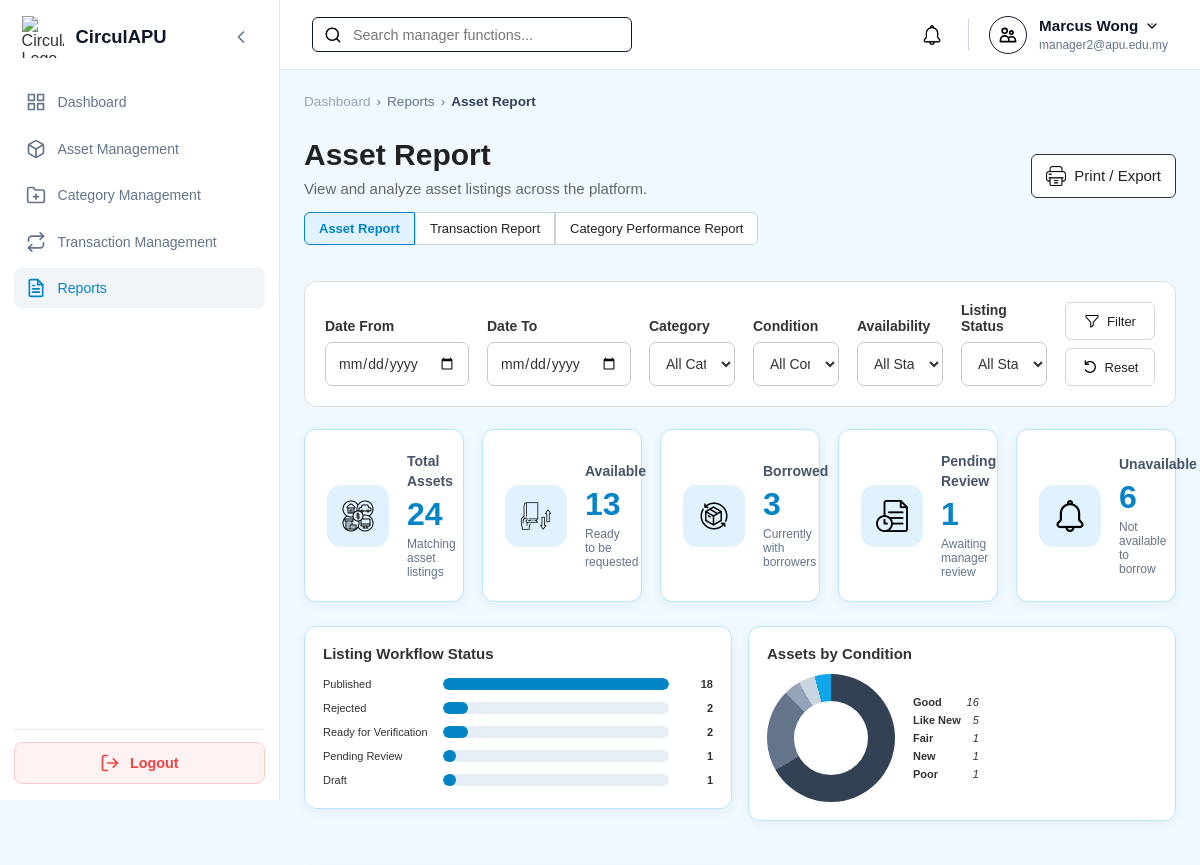
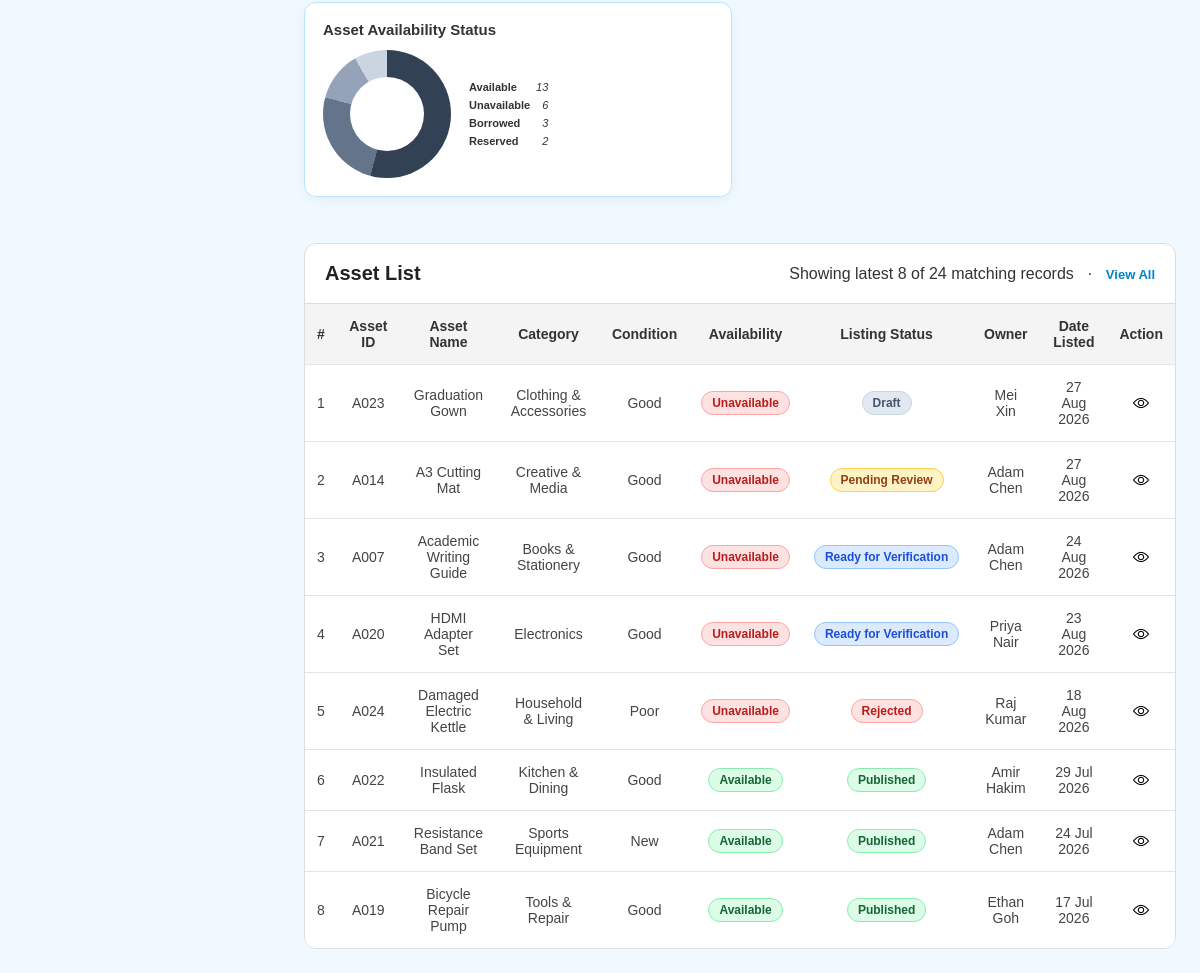
Page /Manager/manager_reports.php (signed in) on the committed database (2 pictures, top to bottom).
### tables this page shows
CREATE TABLE `assets` (
  `assetID` varchar(10) NOT NULL,
  `ownerID` varchar(10) NOT NULL,
  `categoryID` varchar(10) NOT NULL,
  `assetName` varchar(150) NOT NULL,
  `description` varchar(255) DEFAULT NULL,
  `assetCondition` enum('New','Like New','Good','Fair','Poor') NOT NULL,
  `imageURL` varchar(255) DEFAULT NULL,
  `availabilityStatus` enum('Available','Reserved','Borrowed','Unavailable') NOT NULL,
  `listingStatus` enum('Draft','Pending Review','Ready for Verification','Approved','Published','Rejected','Removed') NOT NULL,
  `createdDate` timestamp NOT NULL DEFAULT current_timestamp(),
  `updatedDate` timestamp NULL DEFAULT NULL ON UPDATE current_timestamp(),
  `verificationStatus` enum('Pending','Approved','Rejected') NOT NULL
);

CREATE TABLE `categories` (
  `categoryID` varchar(10) NOT NULL,
  `categoryName` varchar(100) NOT NULL,
  `description` varchar(255) DEFAULT NULL,
  `categoryIcon` varchar(255) DEFAULT NULL,
  `status` enum('Active','Inactive') NOT NULL DEFAULT 'Active',
  `createdDate` timestamp NOT NULL DEFAULT current_timestamp()
);

CREATE TABLE `user` (
  `userID` varchar(10) NOT NULL,
  `name` varchar(100) NOT NULL,
  `email` varchar(100) NOT NULL,
  `password` varchar(255) NOT NULL,
  `role` enum('Member','Auditor','Manager','Admin') NOT NULL DEFAULT 'Member',
  `status` enum('Active','Suspended','Deleted') NOT NULL DEFAULT 'Active',
  `ecopoint` int(11) NOT NULL DEFAULT 0,
  `dateCreated` timestamp NOT NULL DEFAULT current_timestamp()
);

### Manager/manager_reports.php (the view, shortened to what this page needs)
<?php
require_once '../print.php';
require_once '../db.php';
function e($v):string{return htmlspecialchars((string)$v,ENT_QUOTES,'UTF-8');}
function q(mysqli $c,string $sql,string $types='',array $p=[]):array{$s=$c->prepare($sql);if($p)$s->bind_param($types,...$p);$s->execute();$r=$s->get_result()->fetch_all(MYSQLI_ASSOC);$s->close();return $r;}
function one(mysqli $c,string $sql,string $types='',array $p=[]):array{return q($c,$sql,$types,$p)[0]??[];}
function donut(array $rows):string{
    $total=array_sum(array_map(fn($x)=>(int)$x['total'],$rows)); if(!$total)return '#e5e7eb 0 100%';
    $colors=['#334155','#64748b','#94a3b8','#cbd5e1','#0ea5e9','#7dd3fc','#bae6fd'];
    $at=0;$parts=[];
    foreach($rows as $i=>$r){$next=$at+((int)$r['total']/$total*100);$parts[]=$colors[$i%count($colors)]." $at% $next%";$at=$next;}
    return implode(',',$parts);
}
function maxv(array $rows):int{
    return max(array_map(fn($x)=>(int)$x['total'],$rows));
}
$report=$_GET['report']??'asset';
$viewAll=($_GET['viewAll']??'')==='1';
$from=trim($_GET['dateFrom']??'');$to=trim($_GET['dateTo']??'');
$category=trim($_GET['category']??'');$condition=trim($_GET['condition']??'');
$availability=trim($_GET['availability']??'');$listing=trim($_GET['listingStatus']??'');
$status=trim($_GET['requestStatus']??'');
$conditions=['New','Like New','Good','Fair','Poor'];
$txStatuses=['Pending','Approved','In Progress','Completed','Cancelled','Rejected','Overdue'];
$error='';$categories=[];$selectedCategoryName='All';$stats=[];$chart1=$chart2=$chart3=$rows=$allRows=[];
$reportState=$_GET;
foreach(['assetRemoved','reviewDone','pickupDone','deactivated','reactivated','deleted','error'] as $flag)unset($reportState[$flag]);
$reportBack=http_build_query($reportState);$reportBackParam='&source=reports'.($reportBack?'&back='.rawurlencode($reportBack):'');
try{
    $c=$conn;$c->set_charset('utf8mb4');
    if(!$error&&$report==='asset'){
        $w=[$listing==='Removed'?"a.listingStatus='Removed'":"a.listingStatus<>'Removed'"];$p=[];$t='';wdate($w,$p,$t,'a.createdDate',$from,$to);
        $ws='WHERE '.implode(' AND ',$w);
        $stats=one($c,"SELECT COUNT(*) total,
            COALESCE(SUM(a.availabilityStatus='Available'),0) available,
            COALESCE(SUM(a.availabilityStatus='Borrowed'),0) borrowed,
            COALESCE(SUM(a.availabilityStatus='Unavailable'),0) unavailable,
            COALESCE(SUM(a.listingStatus='Pending Review'),0) pending
            FROM assets a $ws",$t,$p);
        $chart1=q($c,"SELECT a.listingStatus label,COUNT(*) total FROM assets a $ws GROUP BY a.listingStatus ORDER BY total DESC",$t,$p);
        $chart2=q($c,"SELECT a.assetCondition label,COUNT(*) total FROM assets a $ws GROUP BY a.assetCondition ORDER BY total DESC",$t,$p);
        $chart3=q($c,"SELECT a.availabilityStatus label,COUNT(*) total FROM assets a $ws GROUP BY a.availabilityStatus ORDER BY total DESC",$t,$p);
        $allRows=q($c,"SELECT a.assetID,a.assetName,c.categoryName,a.assetCondition,a.availabilityStatus,a.listingStatus,u.name ownerName,a.createdDate
            FROM assets a JOIN categories c ON c.categoryID=a.categoryID JOIN user u ON u.userID=a.ownerID
            $ws ORDER BY a.createdDate DESC",$t,$p);
        $rows=$viewAll?$allRows:array_slice($allRows,0,8);
    }
}catch(Throwable $z){error_log($z->getMessage());$error='Unable to generate report data. Please try again.';}
$title=['asset'=>'Asset Report','transaction'=>'Transaction Report','category'=>'Category Performance Report'][$report];
$desc=['asset'=>'View and analyze asset listings across the platform.','transaction'=>'View and analyze borrowing transaction activity and progress.','category'=>'Analyze category performance using assets, transactions and requester activity.'][$report];
$currentQuery=$_GET;
$allQuery=$currentQuery;$allQuery['viewAll']='1';
$previewQuery=$currentQuery;unset($previewQuery['viewAll']);
$viewAllURL='manager_reports.php?'.http_build_query($allQuery);
$previewURL='manager_reports.php?'.http_build_query($previewQuery);
?>
<!DOCTYPE html>
<html lang="en">
<head>
<link rel="stylesheet" href="../style.css"><link rel="stylesheet" href="manager_style.css"><link rel="stylesheet" href="manager_mobile.css">
</head>
<body class="role-manager"><div class="dashboard-container">
<?php include '../sidebar.php';?><div class="main-content"><?php include '../header.php';?><main class="page-body">
<section class="management-heading management-heading-action">
<div class="management-heading-text">
<div class="breadcrumb"><a href="manager_dashboard.php">Dashboard</a><span>›</span><span>Reports</span><span>›</span><span class="breadcrumb-current"><?=e($title)?></span></div>
<h1><?=e($title)?></h1><p><?=e($desc)?></p>
<div class="report-tabs">
<a href="?report=asset" class="<?=$report==='asset'?'active':''?>">Asset Report</a>
<a href="?report=transaction" class="<?=$report==='transaction'?'active':''?>">Transaction Report</a>
<a href="?report=category" class="<?=$report==='category'?'active':''?>">Category Performance Report</a>
</div>
</div>
</section>
<section class="management-filter desktop-report-filter"><form method="GET">
<div class="management-filter-group"><label>Date From</label><input type="date" name="dateFrom" value="<?=e($from)?>"></div>
<div class="management-filter-group"><label>Date To</label><input type="date" name="dateTo" value="<?=e($to)?>"></div>
<div class="management-filter-group"><label>Category</label><select name="category"><option value="">All Categories</option></select></div>
<?php if($report==='asset'):?>
<div class="management-filter-group"><label>Condition</label><select name="condition"><option value="">All Conditions</option></select></div>
<div class="management-filter-group"><label>Availability</label><select name="availability"><option value="">All Status</option></select></div>
<div class="management-filter-group"><label>Listing Status</label><select name="listingStatus"><option value="">All Status</option></select></div>
<?php elseif($report==='transaction'):?>
<div class="management-filter-group"><label>Status</label><select name="requestStatus"><option value="">All Status</option><?php foreach($txStatuses as $x):?><option <?=$status===$x?'selected':''?>><?=e($x)?></option><?php endforeach;?></select></div>
<?php else:?>
<div class="management-filter-group"><label>Condition</label><select name="condition"><option value="">All Conditions</option><?php foreach($conditions as $x):?><option <?=$condition===$x?'selected':''?>><?=e($x)?></option><?php endforeach;?></select></div>
<?php endif;?>
<div class="management-filter-buttons"><button class="management-filter-btn"><img src="../assets/icons/filter.png" alt=""> Filter</button><a href="manager_reports.php?report=<?=e($report)?>" class="management-reset-btn"><img src="../assets/icons/reset.png" alt=""> Reset</a></div>
</form></section>
<?php if(!$error):?>
<section class="stats-grid report-stats">
<?php
$cards=$report==='asset'?[
['Total Assets',$stats['total']??0,'Matching asset listings','totalassets.png'],
['Available',$stats['available']??0,'Ready to be requested','borrowed-assets.png'],
['Borrowed',$stats['borrowed']??0,'Currently with borrowers','active-transactions.png'],
['Pending Review',$stats['pending']??0,'Awaiting manager review','pendingVerification.png'],
['Unavailable',$stats['unavailable']??0,'Not available to borrow','notification.png']
]:($report==='transaction'?[
['Total Requests',$stats['total']??0,'Matching borrowing requests','active-transactions.png'],
['Pending Requests',$stats['pending']??0,'Awaiting manager decision','pendingVerification.png'],
['Active Borrowings',$stats['active']??0,'Currently with borrowers','borrowed-assets.png'],
['Overdue Returns',$stats['overdue']??0,'Past due and unreturned','notification.png'],
['Completed',$stats['completed']??0,'Finished transactions','mark_as_read.png']
]:[
['Categories',$stats['categories']??0,'Categories in scope','pendingVerification.png'],
['Total Assets',$stats['assets']??0,'Assets across categories','totalassets.png'],
['Transactions',$stats['transactions']??0,'Borrowing requests','active-transactions.png'],
['Unique Requesters',$stats['users']??0,'Distinct members','totalassets.png'],
['Current Borrowings',$stats['borrowed']??0,'Assets currently borrowed','borrowed-assets.png']
]);
foreach($cards as $x):?>
<div class="stat-card"><div class="stat-icon"><img src="../assets/icons/<?=e($x[3])?>" alt=""></div><div class="stat-content"><h3><?=e($x[0])?></h3><strong class="stat-value"><?=e($x[1])?></strong><p class="stat-description"><?=e($x[2])?></p></div></div>
<?php endforeach;?>
</section>
<?php if($chart1||$chart2||$chart3):?>
<section class="report-chart-grid">
<?php if($chart1):?>
<article class="content-card report-chart">
<h2><?=e($report==='transaction'?'Request Activity':($report==='category'?'Assets by Category':'Listing Workflow Status'))?></h2>
<div class="bar-chart"><?php $m=maxv($chart1);foreach($chart1 as $x):$w=max(4,(int)$x['total']/$m*100);?>
<div class="bar-item"><small title="<?=e($x['label'])?>"><?=e($x['label'])?></small><div class="bar-track"><div class="bar" style="width:<?=$w?>%"></div></div><strong><?=e($x['total'])?></strong></div>
<?php endforeach;?></div>
</article>
<?php endif;?>
<?php if($chart2):?>
<article class="content-card report-chart">
<h2><?=e($report==='asset'?'Assets by Condition':($report==='transaction'?'Request Status Distribution':'Transactions by Category'))?></h2>
<?php if($report==='transaction'):?>
<div class="bar-chart"><?php $m=maxv($chart2);foreach($chart2 as $x):$w=max(4,(int)$x['total']/$m*100);?>
<div class="bar-item"><small title="<?=e($x['label'])?>"><?=e($x['label'])?></small><div class="bar-track"><div class="bar" style="width:<?=$w?>%"></div></div><strong><?=e($x['total'])?></strong></div>
<?php endforeach;?></div>
<?php else:?>
<div class="donut-wrap"><div class="donut" style="background:conic-gradient(<?=e(donut($chart2))?>)"></div><div class="legend"><?php foreach($chart2 as $x):?><span><b><?=e($x['label'])?></b><em><?=e($x['total'])?></em></span><?php endforeach;?></div></div>
<?php endif;?>
</article>
<?php endif;?>
<?php if($chart3):?>
<article class="content-card report-chart">
<h2><?=e($report==='asset'?'Asset Availability Status':($report==='transaction'?'Top Requested Categories':'Current Borrowings by Category'))?></h2>
<?php if($report==='asset'):?>
<div class="donut-wrap"><div class="donut" style="background:conic-gradient(<?=e(donut($chart3))?>)"></div><div class="legend"><?php foreach($chart3 as $x):?><span><b><?=e($x['label'])?></b><em><?=e($x['total'])?></em></span><?php endforeach;?></div></div>
<?php endif;?>
</article>
<?php endif;?>
</section>
<?php endif;?>
<section class="management-list report-list screen-report desktop-report-list">
<div class="management-list-header">
<h2><?=e($report==='asset'?'Asset List':($report==='transaction'?'Transaction List':'Category Performance'))?></h2>
<div>
<span><?= $viewAll?'Showing all '.count($rows).' matching records':'Showing latest '.count($rows).' of '.count($allRows).' matching records' ?></span>
&nbsp; · &nbsp;
<a class="report-list-link" href="<?=e($viewAll?$previewURL:$viewAllURL)?>"><?=$viewAll?'Show Preview':'View All'?></a>
</div>
</div>
<div class="management-table-wrapper"><table class="management-table">
<?php if($report==='asset'):?>
<thead><tr><th>#</th><th>Asset ID</th><th>Asset Name</th><th>Category</th><th>Condition</th><th>Availability</th><th>Listing Status</th><th>Owner</th><th>Date Listed</th><th>Action</th></tr></thead><tbody>
<?php foreach($rows as $i=>$x):?><tr><td><?=$i+1?></td><td><?=e($x['assetID'])?></td><td><?=e($x['assetName'])?></td><td><?=e($x['categoryName'])?></td><td><?=e($x['assetCondition'])?></td><td><span class="status-badge" data-status="<?=e($x['availabilityStatus'])?>"><?=e($x['availabilityStatus'])?></span></td><td><span class="status-badge" data-status="<?=e($x['listingStatus'])?>"><?=e($x['listingStatus'])?></span></td><td><?=e($x['ownerName'])?></td><td><?=e(date('d M Y',strtotime($x['createdDate'])))?></td><td><a class="management-action-btn" href="manager_asset_view.php?assetID=<?=e($x['assetID'])?><?=e($reportBackParam)?>"><img src="../assets/icons/view.png" alt=""></a></td></tr><?php endforeach;?>
<?php endif;?>
</tbody></table></div>
</section>
<?php endif;?>
</main>
</div></div></body></html>

### Manager/manager_style.css (style rules this page uses)
.management-heading-action { display: flex; justify-content: space-between; align-items: center; gap: 20px; }

### Manager/manager_reports.php (style rules this page uses)
.report-tabs { display:flex;gap:0;margin:10px 0 12px }
.report-tabs a { padding:8px 14px;border:1px solid #cbd5e1;background:#fff;color:#222;text-decoration:none;font-size:13px }
.report-tabs a:first-child { border-radius:6px 0 0 6px }
.report-tabs a:last-child { border-radius:0 6px 6px 0 }
.report-tabs a.active { background:var(--badge-bg);border-color:var(--primary-color);color:var(--primary-color);font-weight:600 }
.report-stats { grid-template-columns:repeat(5,minmax(0,1fr)) }
.report-chart-grid { display:grid;grid-template-columns:repeat(auto-fit,minmax(300px,1fr));gap:16px;margin:16px 0;align-items:start }
.report-chart { padding:18px;min-height:0 }
.report-chart h2 { margin:0 0 12px;font-size:15px }
.report-chart .bar-chart,.report-chart .donut-wrap { margin-top:2px }
.bar-chart { display:flex;flex-direction:column;gap:12px;padding:4px 0 }
.bar-item { display:grid;grid-template-columns:minmax(110px,1fr) minmax(140px,2.2fr) 34px;gap:10px;align-items:center;text-align:left }
.bar-item small { font-size:11px;white-space:nowrap;overflow:hidden;text-overflow:ellipsis }
.bar-track { height:12px;background:#e8eef5;border-radius:999px;overflow:hidden }
.bar { height:100%;min-width:4px;background:var(--primary-color);border-radius:999px }
.bar-item strong { font-size:11px;text-align:right }
.donut-wrap { display:flex;align-items:center;gap:18px }
.donut { width:128px;height:128px;border-radius:50%;position:relative;flex-shrink:0 }
.donut:after { content:"";position:absolute;inset:27px;background:#fff;border-radius:50% }
.legend { display:flex;flex-direction:column;gap:6px;font-size:11px }
.legend span { display:flex;justify-content:space-between;gap:12px }
.report-list { margin-top:14px }
.report-list-link { color:var(--primary-color);font-size:13px;font-weight:600;text-decoration:none }

### rows in the picture
assets: assetID "A023", assetName "Graduation Gown", categoryID.categoryName "Clothing & Accessories", assetCondition "Good", availabilityStatus "Unavailable", listingStatus "Draft", ownerID.name "Mei Xin", createdDate "27 Aug 2026"
assets: assetID "A014", assetName "A3 Cutting Mat", categoryID.categoryName "Creative & Media", assetCondition "Good", availabilityStatus "Unavailable", listingStatus "Pending Review", ownerID.name "Adam Chen", createdDate "27 Aug 2026"
assets: assetID "A007", assetName "Academic Writing Guide", categoryID.categoryName "Books & Stationery", assetCondition "Good", availabilityStatus "Unavailable", listingStatus "Ready for Verification", ownerID.name "Adam Chen", createdDate "24 Aug 2026"
assets: assetID "A020", assetName "HDMI Adapter Set", categoryID.categoryName "Electronics", assetCondition "Good", availabilityStatus "Unavailable", listingStatus "Ready for Verification", ownerID.name "Priya Nair", createdDate "23 Aug 2026"
assets: assetID "A024", assetName "Damaged Electric Kettle", categoryID.categoryName "Household & Living", assetCondition "Poor", availabilityStatus "Unavailable", listingStatus "Rejected", ownerID.name "Raj Kumar", createdDate "18 Aug 2026"
assets: assetID "A022", assetName "Insulated Flask", categoryID.categoryName "Kitchen & Dining", assetCondition "Good", availabilityStatus "Available", listingStatus "Published", ownerID.name "Amir Hakim", createdDate "29 Jul 2026"
assets: assetID "A021", assetName "Resistance Band Set", categoryID.categoryName "Sports Equipment", assetCondition "New", availabilityStatus "Available", listingStatus "Published", ownerID.name "Adam Chen", createdDate "24 Jul 2026"
assets: assetID "A019", assetName "Bicycle Repair Pump", categoryID.categoryName "Tools & Repair", assetCondition "Good", availabilityStatus "Available", listingStatus "Published", ownerID.name "Ethan Goh", createdDate "17 Jul 2026"

### other values in the picture
$user_name "Marcus Wong"
$user_email "manager2@apu.edu.my"
$title "Asset Report"
$desc "View and analyze asset listings across the platform."
$label "Print / Export"
$x[0] "Total Assets"
$x[1] "24"
$x[2] "Matching asset listings"
$x[0] "Available"
$x[1] "13"
$x[2] "Ready to be requested"
$x[0] "Borrowed"
$x[1] "3"
$x[2] "Currently with borrowers"
$x[0] "Pending Review"
